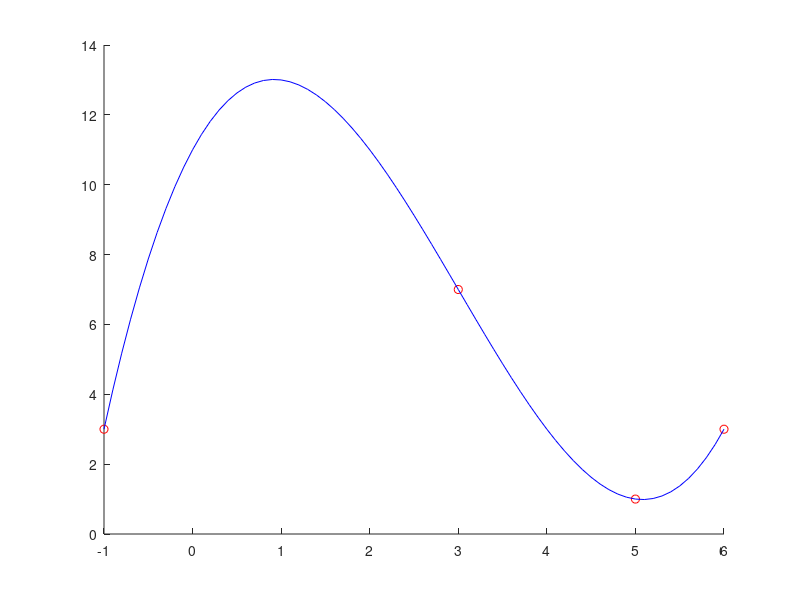

Source code (MATLAB):
%______Metody numeryczne LAB3_______________
%______________Interpolacja_________________

clc;
clear all;
close all;

%x = input("Podaj wektor x: ")
%y = input("Podaj wektor y: ")

%x = [-10 -5 5];
%y = [5;3;6];

x = [5 -1 3 6];
y = [1;3;7;3];

lengthX = length(x);
vX = zeros(lengthX, lengthX);

for i=1:length(x)
    for j = 0 : (lengthX - 1)
        vX(i, j+1) = (x(i)) ^j;
    end
end


lengthY = length(y);
vY = zeros(lengthY, 1);

for j=1 : lengthY
    vY(j,1) = y(j);
end

xo = min(x):.1:max(x);

A = vX \ vY;
disp("wspolczyniki welomianu: ")
disp(A);

for j=1 : length(xo)
    w(j) = 0;
    for i = 0 : (length(x) - 1)
        index = i + 1;
        w(j) = w(j) + (A(index) * xo(j).^i);
    end
end

grid on;
hold on;

plot(x, y, 'or', xo, w,'b');


grid off;
hold off;
